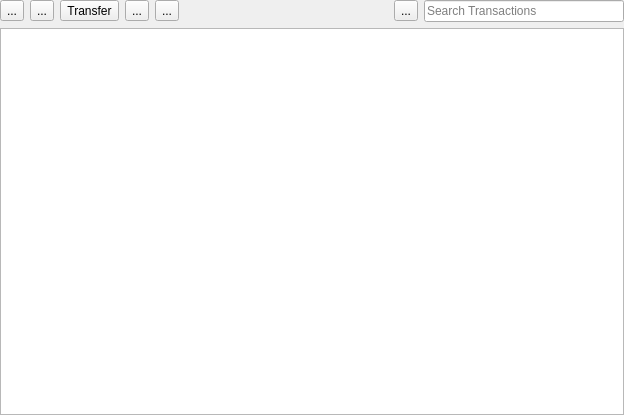
<?xml version="1.0" encoding="UTF-8"?>
<ui version="4.0">
 <class>TransactionTableWidget</class>
 <widget class="QWidget" name="TransactionTableWidget">
  <property name="geometry">
   <rect>
    <x>0</x>
    <y>0</y>
    <width>624</width>
    <height>415</height>
   </rect>
  </property>
  <property name="windowTitle">
   <string>Form</string>
  </property>
  <property name="locale">
   <locale language="English" country="UnitedKingdom"/>
  </property>
  <layout class="QVBoxLayout" name="verticalLayout">
   <property name="leftMargin">
    <number>0</number>
   </property>
   <property name="topMargin">
    <number>0</number>
   </property>
   <property name="rightMargin">
    <number>0</number>
   </property>
   <property name="bottomMargin">
    <number>0</number>
   </property>
   <item>
    <layout class="QHBoxLayout" name="controlsHorizontalLayout" stretch="0,0,0,0,0,0,0,0">
     <item>
      <widget class="QToolButton" name="incomeToolButton">
       <property name="text">
        <string>...</string>
       </property>
       <property name="toolButtonStyle">
        <enum>Qt::ToolButtonTextBesideIcon</enum>
       </property>
      </widget>
     </item>
     <item>
      <widget class="QToolButton" name="expenseToolButton">
       <property name="text">
        <string>...</string>
       </property>
       <property name="toolButtonStyle">
        <enum>Qt::ToolButtonTextBesideIcon</enum>
       </property>
      </widget>
     </item>
     <item>
      <widget class="QToolButton" name="transferToolButton">
       <property name="text">
        <string>Transfer</string>
       </property>
       <property name="popupMode">
        <enum>QToolButton::InstantPopup</enum>
       </property>
       <property name="toolButtonStyle">
        <enum>Qt::ToolButtonTextBesideIcon</enum>
       </property>
      </widget>
     </item>
     <item>
      <widget class="QToolButton" name="buyToolButton">
       <property name="text">
        <string>...</string>
       </property>
       <property name="toolButtonStyle">
        <enum>Qt::ToolButtonTextBesideIcon</enum>
       </property>
      </widget>
     </item>
     <item>
      <widget class="QToolButton" name="sellToolButton">
       <property name="text">
        <string>...</string>
       </property>
       <property name="toolButtonStyle">
        <enum>Qt::ToolButtonTextBesideIcon</enum>
       </property>
      </widget>
     </item>
     <item>
      <spacer name="horizontalSpacer">
       <property name="orientation">
        <enum>Qt::Horizontal</enum>
       </property>
       <property name="sizeType">
        <enum>QSizePolicy::Expanding</enum>
       </property>
       <property name="sizeHint" stdset="0">
        <size>
         <width>40</width>
         <height>20</height>
        </size>
       </property>
      </spacer>
     </item>
     <item>
      <widget class="QToolButton" name="filterToolButton">
       <property name="text">
        <string>...</string>
       </property>
      </widget>
     </item>
     <item>
      <widget class="QLineEdit" name="searchLineEdit">
       <property name="enabled">
        <bool>true</bool>
       </property>
       <property name="sizePolicy">
        <sizepolicy hsizetype="Fixed" vsizetype="Fixed">
         <horstretch>0</horstretch>
         <verstretch>0</verstretch>
        </sizepolicy>
       </property>
       <property name="minimumSize">
        <size>
         <width>200</width>
         <height>0</height>
        </size>
       </property>
       <property name="maximumSize">
        <size>
         <width>200</width>
         <height>16777215</height>
        </size>
       </property>
       <property name="toolTip">
        <string>&lt;html&gt;&lt;head/&gt;&lt;body&gt;&lt;p&gt;Special characters:&lt;br/&gt;* matches zero or more of any characters&lt;br/&gt;? matches any single character&lt;br/&gt;[...] matches any character within square brackets&lt;/p&gt;&lt;/body&gt;&lt;/html&gt;</string>
       </property>
       <property name="placeholderText">
        <string>Search Transactions</string>
       </property>
      </widget>
     </item>
    </layout>
   </item>
   <item>
    <widget class="QTableView" name="tableView">
     <property name="statusTip">
      <string>Transaction Table: right-click to open the context menu</string>
     </property>
     <property name="selectionMode">
      <enum>QAbstractItemView::SingleSelection</enum>
     </property>
     <property name="selectionBehavior">
      <enum>QAbstractItemView::SelectRows</enum>
     </property>
     <attribute name="horizontalHeaderHighlightSections">
      <bool>false</bool>
     </attribute>
     <attribute name="verticalHeaderVisible">
      <bool>false</bool>
     </attribute>
    </widget>
   </item>
  </layout>
  <action name="actionExpense">
   <property name="text">
    <string>Expense</string>
   </property>
   <property name="shortcut">
    <string>E</string>
   </property>
  </action>
  <action name="actionIncome">
   <property name="text">
    <string>Income</string>
   </property>
   <property name="shortcut">
    <string>I</string>
   </property>
  </action>
  <action name="actionBuy">
   <property name="text">
    <string>Buy</string>
   </property>
   <property name="shortcut">
    <string>B</string>
   </property>
  </action>
  <action name="actionSell">
   <property name="text">
    <string>Sell</string>
   </property>
   <property name="shortcut">
    <string>S</string>
   </property>
  </action>
  <action name="actionRefund">
   <property name="text">
    <string>Refund</string>
   </property>
  </action>
  <action name="actionCash_Transfer">
   <property name="text">
    <string>Cash Transfer</string>
   </property>
  </action>
  <action name="actionSecurity_Transfer">
   <property name="text">
    <string>Security Transfer</string>
   </property>
  </action>
  <action name="actionDelete">
   <property name="text">
    <string>Delete</string>
   </property>
  </action>
  <action name="actionEdit">
   <property name="text">
    <string>Edit</string>
   </property>
  </action>
  <action name="actionDuplicate">
   <property name="text">
    <string>Duplicate</string>
   </property>
  </action>
  <action name="actionFilter">
   <property name="text">
    <string>Filter</string>
   </property>
  </action>
 </widget>
 <resources/>
 <connections/>
</ui>
